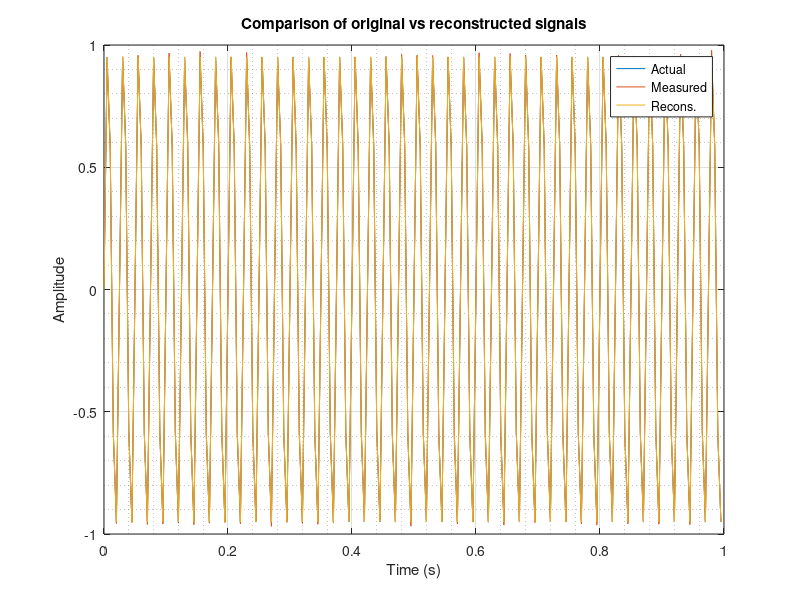

MATLAB code to generate this figure: (Note: this script raises an error after producing the figure.)
close all
clearvars
clc

%% Signal model and Cost

% Actual signal
fs = 200; % Hz
Td = 1; % 1 sec
t  = 0:1/fs:Td-1/fs;
f0 = 40;
x  = sin(2*pi*f0*t).';

% Add noise
lx  = length(x);
var = 0.01;
y   = x + var*randn(lx,1);

% Cost function
xhat = @(f,t) sin(2*pi*f*t).'; % Model

fx = 0:0.001:fs/2;
Jf = zeros(size(fx));
for find = 1:numel(fx)
    error    = y - xhat(fx(find),t);
    Jf(find) = -(1/lx) * (error.' * error); % looking at negative for maximization
end

%% Pincus Maximization

lambda = 100;

% Various relevant functions for Pincus
ej  = @(f, lambda) exp(lambda * Jf);   % Denominator
fej = @(f, lambda) f .* ej(f, lambda); % Numerator

% Closed form Pincus optimizer
fopt = trapz(fx, fej(fx, lambda)) / trapz(fx, ej(fx, lambda));

%% Plots

figure(1)
plot(t, x); hold on;
plot(t, y);
plot(t, xhat(fopt,t));
xlabel('Time (s)');
ylabel('Amplitude');
grid on; grid minor;
legend('Actual', 'Measured', 'Recons.');
title('Comparison of original vs reconstructed signals');

lambdaArr = [0.5, 1, 2, 10, 20];

figure(2)
t1 = tiledlayout('flow');
nexttile
plot(fx, Jf, 'LineWidth', 1.1);
xlabel('$f$', 'Interpreter', 'latex');
ylabel('$J(f)$', 'Interpreter','latex');
title('$J(f) = \| y - sin(2\pi ft) \|^2$', 'Interpreter', 'latex', 'FontSize', 12);
grid on; grid minor;
for i = 1:numel(lambdaArr)
    nexttile
    plot(fx, ej(fx, lambdaArr(i)), 'LineWidth', 1.1);
    xlabel('$x$', 'Interpreter', 'latex');
    ylabel('$e^{\lambda J(f)}$', 'Interpreter','latex');
    title(['$\lambda =\ $', num2str(lambdaArr(i))], 'Interpreter', 'latex', 'FontSize', 12);
    grid on; grid minor;
end
title(t1, 'Effect of changing $\lambda$ on $e^{\lambda J(f)}$', 'Interpreter', 'latex', 'FontSize', 14);

figure(3)
plot(fx, Jf); hold on;
stem(fopt, 0, 'filled', 'v');
xlabel('Frequency (Hz)');
ylabel('Cost');
title('Negative cost function at different frequencies');
grid on; grid minor;